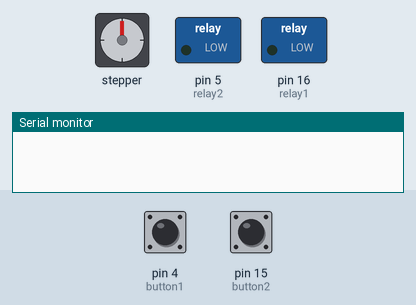
Recording of a sketch running on a simulated Arduino Uno, built with avr-gcc and run on an emulated ATmega328P. On the bench: stepper motor, switched loads named in the sketch (green lamp = pin HIGH), the last lines printed to the serial monitor. The test bench sets the inputs (shaded band); at power-on: pin 4 (button1) HIGH, pin 15 (button2) HIGH. Stepper angles assume 400 steps per turn.

Above: at 0.1 s.
At 1.65 s:
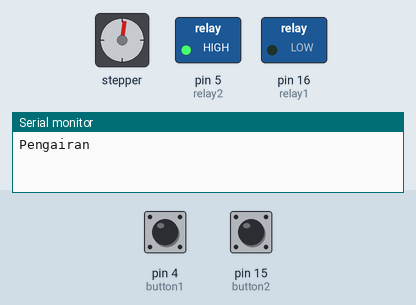
At 20.26 s:
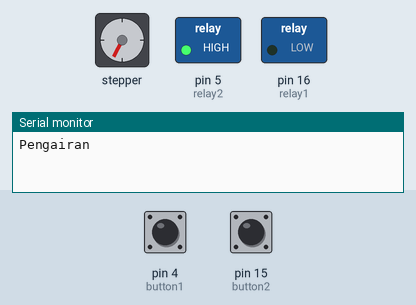
At 39.41 s:
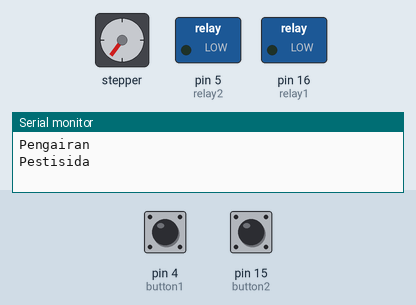
Timing chart, 0 to 40.0 s (numbered marks = the images above):
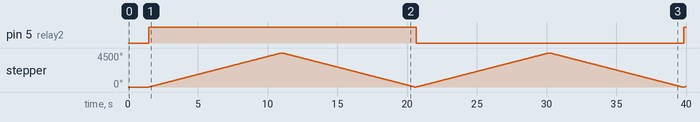

Measured:
- by itself, pin 5 (relay2): LOW → HIGH at 1.5 s, → LOW 19.2 s later, → HIGH 19.2 s later
- by itself, stepper: turns 4500° clockwise in 9.5 s, then 4500° counter-clockwise in 9.5 s, then 4500° clockwise in 9.5 s, then 4500° counter-clockwise in 9.5 s, and so on

The sketch:

Agrikulture_Ubidot.ino
```cpp
#include <Arduino.h>
#include "A4988.h"
#include "Ubidots.h"

// Akses Ubidots
#define DEVICE         "....."
#define TOKEN          "....."
#define VARIABLE       "....."
#define VARIABLE1      "....."

#define WIFISSID       "....."
#define PASSWORD       "....."

// Pin Push Button
#define button1 4       // Pin Push Button1 D2
#define button2 15      // Pin Push Button2 D8

// Pin Relay
#define relay1  16      // Pin Relay1 D0
#define relay2  5       // Pin Relay2 D1

// Pin Driver Stepper
#define Step    14       // Pin Steep Driver D5
#define Dire    12       // Pin Direction Driver D6
#define Sleep   13       // Pin Sleep Driver D7

const int Spr = 200;
int Speed = 80;
int Microsteps = 2;
int Maju = 4500;
int Mundur = -4500;

A4988 stepper(Spr, Dire, Step);
Ubidots client(TOKEN);

void setup() {
  Serial.begin(9600);
  client.wifiConnect(WIFISSID, PASSWORD);

  pinMode(button1, INPUT_PULLUP);
  pinMode(button2, INPUT_PULLUP);
  pinMode(relay1, OUTPUT);
  pinMode(relay2, OUTPUT);

  digitalWrite(Sleep, HIGH);
  digitalWrite(Step, LOW);
  digitalWrite(Dire, LOW);

  stepper.begin(Speed, Microsteps);
}

void loop() {

  int bt1 = digitalRead(button1);
  int bt2 = digitalRead(button2);

  float pestisida1 = client.get(DEVICE, VARIABLE);
  float pengairan1 = client.get(DEVICE, VARIABLE1);

  digitalWrite(relay1, HIGH);
  digitalWrite(relay2, HIGH);

  if (bt1 == 1) {
    Serial.println(F("Pengairan"));
    digitalWrite(relay1, LOW);
    stepper.rotate(Maju);
    delay(100);
    digitalWrite(relay1, LOW);
    stepper.rotate(Mundur);
    delay(100);

  }

  if (bt2 == 1) {
    Serial.println(F("Pestisida"));
    digitalWrite(relay2, LOW);
    stepper.rotate(Maju);
    delay(100);
    digitalWrite(relay2, LOW);
    stepper.rotate(Mundur);
    delay(100);

  }

    if (pengairan1 == 1) {
    Serial.println(F("Pengairan"));
    digitalWrite(relay1, LOW);
    stepper.rotate(Maju);
    delay(100);
    digitalWrite(relay1, LOW);
    stepper.rotate(Mundur);
    delay(100);

  }

  if (pestisida1 == 1) {
    Serial.println(F("Pestisida"));
    digitalWrite(relay2, LOW);
    stepper.rotate(Maju);
    delay(100);
    digitalWrite(relay2, LOW);
    stepper.rotate(Mundur);
    delay(100);

  }
}
```
